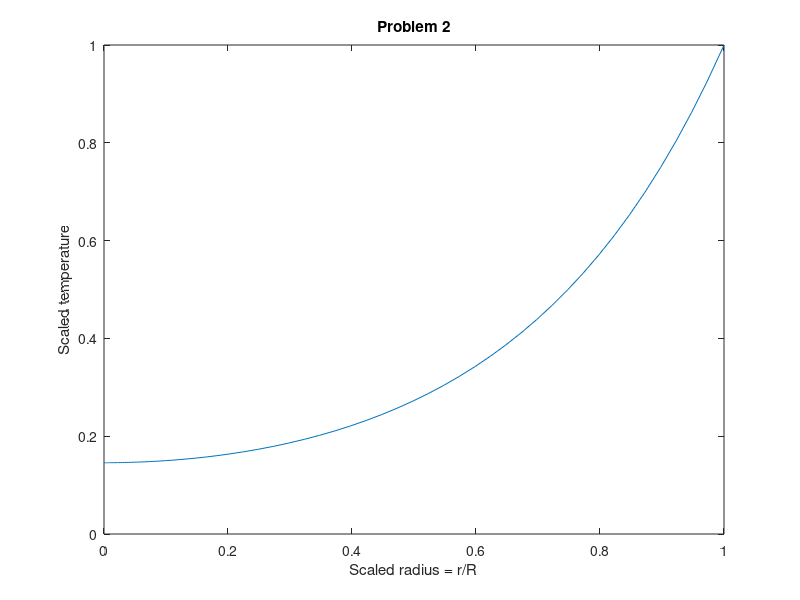

MATLAB code for this plot:
function tianyug1_prob2

% This is a BVP problem		
% First scale the equation with r = R *r';		
% get y''+1/x*y' (h*A*R^2)/(1-e)/k * y= 0 		
R = 1.3;		
h = 0.001;		
e = 0.36;		
A = 15;		
k = 0.0034;		
		
alpha = (h*A*R^2)/(1-e)/k;		
		
% Choose shooting method to solve this BVP		
guess = 4; %guess for b.C		
t =fsolve(@residue,guess);		
%sprintf('The initial value y''(1) is %f',t)		
x0 =[t;0]; %initial value		
tspan =[0 1];		
[x,y] = ode45(@prob,tspan,x0);		
		
plot(x,y(:,1));		
xlabel('Scaled radius = r/R');		
ylabel('Scaled temperature');		
title('Problem 2')		
    % define function of first order differential equation systems		
    function dydx = prob(x,y)		
        dydx = zeros(2,1);		
        dydx(1) = y(2);		
        if x ==0;		
            dydx(2) = 0;		
        else		
            dydx(2) = alpha*y(1)-1./x*y(2);		
        end		
        		
    end		
    % define function of residue 		
    function r = residue(x)		
        x0 = [x;0]; % initial condition with guess		
        tspan=[0 1];		
        [t,y] = ode45(@prob,tspan,x0);		
        cal = y(end,1);  % calculate value for bondary condition		
        r = cal-1;     % boundary condition residue		
    end		
end  